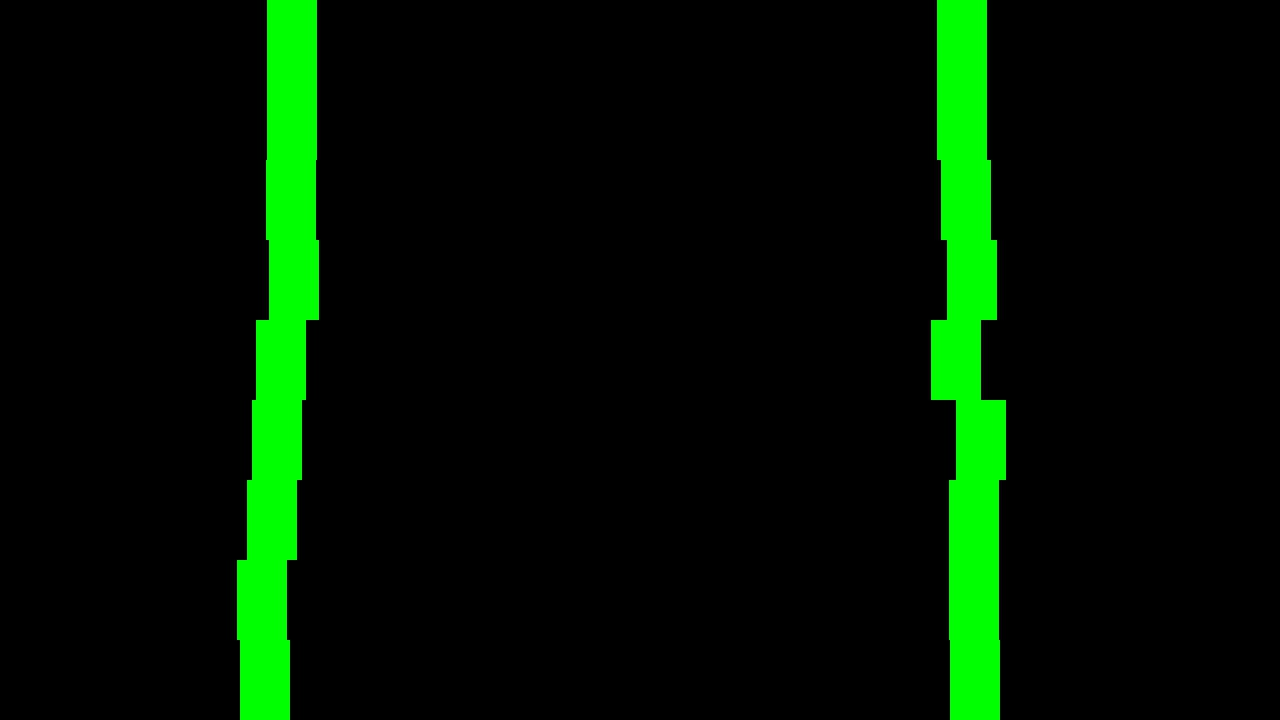
#> input picture test_images/detected_line_sample.jpg, 1280 x 720 px
$ python P4_2.py   (older library calls are emulated)
#> lines starting #> are read from the running program, lines starting #| are printed output that depends on the picture; after the words box and inside, x2 and y2 are one past the last pixel; in counts of white or black regions, pixels touching at a corner belong together
### color.py
import numpy as np
import cv2
import matplotlib.pyplot as plt
import matplotlib.image as mpimg


def RGB_thresh(img, color='R', thresh=(200, 255)):
    """
    @desc : Define a function that extracts selected color channel
    @param : img - [BGR]
    """
    if color == 'B':
        target = img[:, :, 0]
    elif color == 'G':
        target = img[:, :, 1]
    elif color == 'R':
        target = img[:, :, 2]

    binary = np.zeros_like(target)
    binary[(target > thresh[0]) & (target <= thresh[1])] = 1

    return binary


def HLS_thresh(img, color='S', thresh=(90, 255)):
    """
    @desc : Define a function that extracts selected color channel
    @param : img - [BGR]
    @thresh : lower_bound, upper_bound e.g., H : (15, 100)
    """
    hls = cv2.cvtColor(img, cv2.COLOR_BGR2HLS)
    if color == 'H':
        target = hls[:, :, 0]
    elif color == 'L':
        target = hls[:, :, 1]
    elif color == 'S':
        target = hls[:, :, 2]

    binary = np.zeros_like(target)
    binary[(target >= thresh[0]) & (target <= thresh[1])] = 1

    return binary


# [18 lines left out: function HSV_thresh, not called in this run]


# [19 lines that do not run on import are left out]

### sobel.py
import numpy as np
import cv2
import matplotlib.pyplot as plt
import matplotlib.image as mpimg


# Define a function that takes an image, gradient orientation,
# and threshold min / max values.
def abs_sobel_thresh(img, orient='x', thresh_min=0, thresh_max=255):
    """
    @desc : apply sobel (edge detection) for arbitrary direction
    """
    if img.shape[-1] == 3:
        # Convert to grayscale
        gray = cv2.cvtColor(img, cv2.COLOR_BGR2GRAY)
    elif np.max(img) == 1:
        gray = img*255
    else:
        gray = img

    # Apply x or y gradient with the OpenCV Sobel() function
    # and take the absolute value
    if orient == 'x':
        abs_sobel = np.absolute(cv2.Sobel(gray, cv2.CV_64F, 1, 0))
    if orient == 'y':
        abs_sobel = np.absolute(cv2.Sobel(gray, cv2.CV_64F, 0, 1))

    # Rescale back to 8 bit integer
    scaled_sobel = np.uint8(255*abs_sobel/np.max(abs_sobel))

    # Create a copy and apply the threshold
    binary_output = np.zeros_like(scaled_sobel)

    # thresholds : inclusive (>=, <=) for now, but exclusive is ok too
    binary_output[(scaled_sobel >= thresh_min) &
                  (scaled_sobel <= thresh_max)] = 1

    # Return the result
    return binary_output


def mag_thresh(img, sobel_kernel=3, mag_thresh=(0, 255)):
    """
    @desc : Define a function that applies Sobel x and y,
            then computes the magnitude of the gradient
            and applies a threshold
    """
    # Apply the following steps to img
    # 1) Convert to grayscale
    if img.shape[-1] == 3:
        # Convert to grayscale
        gray = cv2.cvtColor(img, cv2.COLOR_BGR2GRAY)
    elif np.max(img) == 1:
        gray = img*255
    else:
        gray = img

    # 2) Take the gradient in x and y separately
    sobelx = cv2.Sobel(gray, cv2.CV_64F, 1, 0, ksize=sobel_kernel)
    sobely = cv2.Sobel(gray, cv2.CV_64F, 0, 1, ksize=sobel_kernel)

    # 3) Calculate the magnitude
    gradmag = np.sqrt(sobelx**2 + sobely**2)

    # 4) Scale to 8-bit (0 - 255) and convert to type = np.uint8
    scale_factor = np.max(gradmag) / 255
    gradmag = (gradmag/scale_factor).astype(np.uint8)

#    plt.imshow(gradmag, cmap='gray')
#    plt.show()

    # 5) Create a binary mask where mag thresholds are met
    binary_output = np.zeros_like(gradmag)
    binary_output[(gradmag >= mag_thresh[0]) & (gradmag <= mag_thresh[1])] = 1

#    plt.imshow(binary_output, cmap='gray')
#    plt.show()

    # 6) Return this mask as your binary_output image
    return binary_output


def dir_threshold(img, sobel_kernel=3, thresh=(0, np.pi/2)):
    """
    @desc : Define a function that applies Sobel x and y,
            then computes the direction of the gradient
            and applies a threshold.
    """

    # Apply the following steps to img
    # 1) Convert to grayscal
    # 1) Convert to grayscale
    if img.shape[-1] == 3:
        # Convert to grayscale
        gray = cv2.cvtColor(img, cv2.COLOR_BGR2GRAY)
    elif np.max(img) == 1:
        gray = img*255
    else:
        gray = img

    # 2) Take the gradient in x and y separately
    sobelx = cv2.Sobel(gray, cv2.CV_64F, 1, 0, ksize=sobel_kernel)
    sobely = cv2.Sobel(gray, cv2.CV_64F, 0, 1, ksize=sobel_kernel)

    # 3) Take the absolute value of the x and y gradients
    # 4) Use np.arctan2(abs_sobely, abs_sobelx) to
    #    calculate the direction of the gradient
    absgraddir = np.arctan2(np.absolute(sobely), np.absolute(sobelx))

    # 5) Create a binary mask where direction thresholds are met
    binary_output = np.zeros_like(absgraddir)
    binary_output[(absgraddir >= thresh[0]) & (absgraddir <= thresh[1])] = 1
    binary_output = binary_output.astype(int)

    # 6) Return this mask as your binary_output image
    binary_output = cv2.blur(binary_output, (7, 7))
    return binary_output


# [18 lines that do not run on import are left out]

### window_search.py
import numpy as np
import matplotlib.pyplot as plt
import matplotlib.image as mpimg
import cv2
#np.set_printoptions(threshold=np.inf)


def window_mask(width, height, img_ref, center, level):
    """
    @desc : masking the rarget window
    """
    # bit 1 for target zone
    startX = int(img_ref.shape[0] - (level+1) * height)
    endX = int(img_ref.shape[0] - level*height)
    startY = max(0, int(center - (width/2)))
    endY = min(int(center + (width/2)), img_ref.shape[1])

    # activate the target zone
    output = np.zeros_like(img_ref)
    output[startX:endX, startY:endY] = 1

    return output


def find_window_centroids(image, window_width, window_height, margin):
    """
    @desc : find the centroids at each level
    """
    # Store the (left,right) window centroid positions per level
    window_centroids = []  # [(l_center, r_center), ...]

    # Create our window template that we will use for convolutions
    window = np.ones(window_width)
    upperY = int(1*image.shape[0]/4)  # look at 3*quarter bottom image
    thresX = int(image.shape[1]/2)

    # find the two starting positions for the left & right lane
    l_sum = np.sum(image[upperY:, :thresX], axis=0)
    l_center = np.argmax(np.convolve(window, l_sum)) - window_width/2

    r_sum = np.sum(image[upperY:, thresX:], axis=0)
    r_center = np.argmax(np.convolve(window, r_sum)) - window_width/2 \
               + int(image.shape[1]/2)

    # Go through each layer looking for max pixel locations
    num_level = (int)(image.shape[0]/window_height)
    l_center_init = None
    r_center_init = None
    l_miss_cnt = 1
    r_miss_cnt = 1
    for level in range(0, num_level):

        # convolve the window into the vertical slice of the image
        lowerX = int(image.shape[0]-(level+1)*window_height)
        upperX = int(image.shape[0]-level*window_height)
        image_layer = np.sum(image[lowerX:upperX, :], axis=0)
        conv_signal = np.convolve(window, image_layer)

        l_margin = margin * l_miss_cnt
        r_margin = margin * r_miss_cnt
        # Find the best left centroid by using past left center as a reference
        # Use window_width/2 as offset
        # because convolution signal reference is at right side of window,
        # not center of window
        offset = window_width / 2
        l_min_index = int(max(l_center + offset - l_margin, 0))
        l_max_index = int(min(l_center + offset + l_margin, image.shape[1]))

        # if no line is detected, simply pass the previous data
        if sum(conv_signal[l_min_index:l_max_index]) == 0:
            l_miss_cnt += 1
            pass  # l_center = l_center
        else:
            l_miss_cnt = 1
            l_center = np.argmax(conv_signal[l_min_index:l_max_index]) \
                       + l_min_index - offset

        # Find the best right centroid by using past right center
        r_min_index = int(max(r_center + offset - r_margin, 0))
        r_max_index = int(min(r_center + offset + r_margin, image.shape[1]))

        if sum(conv_signal[r_min_index:r_max_index]) == 0:
            r_miss_cnt += 1
            pass  # r_center = r_center
        else:
            r_miss_cnt = 1
            r_center = np.argmax(conv_signal[r_min_index:r_max_index]) \
                       + r_min_index - offset

        # Add what we found for that layer
        window_centroids.append((l_center, r_center))
        # save init center data
        if l_center_init is None:
            l_center_init = l_center
        if r_center_init is None:
            r_center_init = r_center

    return [window_centroids, l_center_init, r_center_init]


def find_lanes(image, centroids, window_width, window_height):
    # If we found any window centers
    if len(centroids) > 0:

        # Points used to draw all the left and right windows
        l_points = np.zeros_like(image)
        r_points = np.zeros_like(image)

        # Go through each level and draw the windows
        for level in range(0, len(centroids)):
            # Window_mask is a function to draw window areas
            l_mask = window_mask(window_width,
                                 window_height,
                                 image,
                                 centroids[level][0],
                                 level)

            r_mask = window_mask(window_width,
                                 window_height,
                                 image,
                                 centroids[level][1],
                                 level)

            # If the masked place has no value, simply skip
            if (image*l_mask).sum() > 5000:
                l_points[(l_points == 255) | ((l_mask == 1))] = 255

            if (image*r_mask).sum() > 5000:
                r_points[(r_points == 255) | ((r_mask == 1))] = 255

            # Add graphic points from window mask here to total pixels found

        # Draw the results
        # add both left and right window pixels together
        template = np.array(r_points + l_points, np.uint8)

#        # create a zero color channel
#        zero_channel = np.zeros_like(template)

#        # make window pixels green
#        template = np.array(cv2.merge((zero_channel, template, zero_channel)),
#                            np.uint8)

        l_template = np.array(l_points, np.uint8)
        r_template = np.array(r_points, np.uint8)

        # create a zero color channel
        zero_channel = np.zeros_like(l_template)

        # make window pixels green
        template = np.array(cv2.merge((zero_channel, l_template, r_template)),
                            np.uint8)

        # making the original road pixels 3 color channels
        warpage = np.array(cv2.merge((image, image, image)), np.uint8)

        # overlay the orignal road image with window results
        mixed = cv2.addWeighted(warpage, 0.7, template, 0.5, 0.0)

    # If no window centers found, just display orginal road image
    else:
        template = np.array(cv2.merge((image, image, image)), np.uint8)
        mixed = np.array(cv2.merge((image, image, image)), np.uint8)

    num_left = np.sum(l_template) / (255 * window_width * window_height)
    num_right = np.sum(r_template) / (255 * window_width * window_height)
#    print(num_left, num_right)

    return [template, mixed, num_left, num_right]


# [42 lines left out: function line_and_margin, not called in this run]

# [29 lines that do not run on import are left out]

### warp.py
import cv2
import numpy as np

def corners_unwarp(img, nx, ny, mtx, dist):
    """
    @desc : warp the image
    @param img : original image
    @param nx, ny : number of the data
    """
    # Convert undistorted image to grayscale
    if img.shape[-1] == 3:
        # Convert to grayscale
        gray = cv2.cvtColor(img, cv2.COLOR_BGR2GRAY)
    else:
        gray = img

    # 4 corners in the image coordinate
#    src = np.float32([[600, 450],
#                      [685, 450],
#                      [1050, 690],
#                      [250, 690]])

    # 4 corners in the image coordinate (image 2 next lane)
    offset_tmp = 30
    src = np.float32([[535 - offset_tmp, 480],
                      [760 + offset_tmp, 480],
                      [1280, 720],
                      [0, 720]])

    # 4 corners in the warped coordinate
#    dst = np.float32([[275, 671],
#                      [1033, 671],
#                      [1033, 488],
#                      [275, 488]])

    # 4 corners in the warped coordinate (big)
    offset_x = 100
    offset_y = 0
    img_size = (gray.shape[1], gray.shape[0])
    dst = np.float32([[offset_x, offset_y],
                      [img_size[0]-offset_x, offset_y],
                      [img_size[0]-offset_x, img_size[1]-offset_y],
                      [offset_x, img_size[1]-offset_y]])

    # Perspective Transform Matrix
    M = cv2.getPerspectiveTransform(src, dst)
    Minv = cv2.getPerspectiveTransform(dst, src)

    # Warp the image using OpenCV warpPerspective()
    scaled_img = np.uint8(255*img)  # necessary for warpPerspective
    warped = cv2.warpPerspective(scaled_img, M, img_size)

    # Return the resulting image and matrix
    return warped, M, Minv


# [2 lines that do not run on import are left out]

### P4_2.py
# 1. Compute the camera calibration matrix and distortion coefficients
#    given chessboard images.
# 2. Apply a distortion correction to raw images.
# 3. Use color transforms, gradients, etc., to create a thresholded binary image.
# 4. Apply a perspective transform to rectify binary image ("birds-eye view").
# 5. Detect lane pixels and fit to find the lane boundary.
# 6. Determine the curvature of the lane and vehicle position with respect to center.
# 7. Warp the detected lane boundaries back onto the original image.
# 8. Output visual display of the lane boundaries and numerical estimation of lane curvature and vehicle position.

# importing some useful packages
import matplotlib.pyplot as plt
import numpy as np
import cv2
import pickle as pl
import glob
from moviepy.editor import VideoFileClip

# gradient transoformation functions
from sobel import abs_sobel_thresh
from sobel import mag_thresh
from sobel import dir_threshold

# color transformation functions
from color import RGB_thresh
from color import HLS_thresh

# perspective tranformation functions
from warp import corners_unwarp

# lane detection
from window_search import find_lanes
from window_search import find_window_centroids
from curve import find_quadcoeff_lane
from curve import convert_radius
# from curve import get_two_lines

# global variables
j = 0


# Define a class to receive the characteristics of each line detection
class Line():
    def __init__(self, num):
        # store past n samples
#> (reads camera_cal/calibration.p from the repository)
#> further down, img is the input picture: shape (720, 1280, 3); mean B, G, R 0.3, 19.9, 0.2
        self.N = num

        # was the line detected in the last iteration?
        self.detected = False

        # x values of the last n fits of the line
        self.recent_xfitted = []

        # average x values of the fitted line over the last n iterations
        self.bestx = None

        # polynomial coefficients of the last n fits (for the most recent fit)
        self.current_fit = [np.array([False])]

        # polynomial coefficients averaged over the last n iterations
        self.best_fit = None

        # radius of curvature of the line in some units
        self.radius_of_curvature = None

        # distance in meters of vehicle center from the line
        self.line_base_pos = None

        # difference in fit coefficients between last and new fits
        self.diffs = np.array([0, 0, 0], dtype='float')

        # x values for detected line pixels
        self.allx = None

        # y values for detected line pixels
        self.ally = None

    # [13 lines left out: functions update_recent_x, update_recent_fit, not called in this run]


# Define the break function
class BreakIt(Exception):
    pass


def lane_preprocess(img):
    """
    @desc : full preprocess pipe line for line detection
    @param : original img (3 channel)
    @return : Lane overlayed img
    """
    global j
    try:
        """
        2. "Distortion Correction"
        """
        undist = cv2.undistort(img, mtx, dist, None, mtx)
#        cv2.imwrite('test_preprocess/straight1_undistort.jpg', undist)
#        plt.imshow(undist[...,::-1], cmap='gray')
#        plt.show()

        """
        3-a. Color Transformation
        """
        colorS_bin = HLS_thresh(undist, color='S',
                                thresh=(150, 255))
#> colorS_bin: shape (720, 1280); values 0 (black) and 1 (white), 10.5% white; 4 white regions, box (x1, y1, x2, y2) and area: (199, 0, 313, 720) 49037, (930, 0, 1022, 720) 47295, (278, 651, 285, 720) 234, (284, 651, 288, 720) 77
        colorR_bin = RGB_thresh(undist, color='R',
                                thresh=(200, 255))
#> colorR_bin: shape (720, 1280); every value is 0
        colorH_bin = HLS_thresh(undist, color='H',
                                thresh=(15, 100))
#> call 2 of HLS_thresh, with color = 'H', thresh = (15, 100)
#> in HLS_thresh (call 2), `target = hls[:, :, 0]`:
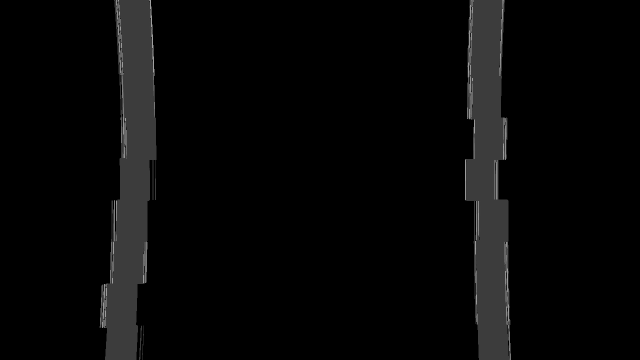
#> target: shape (720, 1280) (shown at 1/2 size); min 0, max 172, mean 7
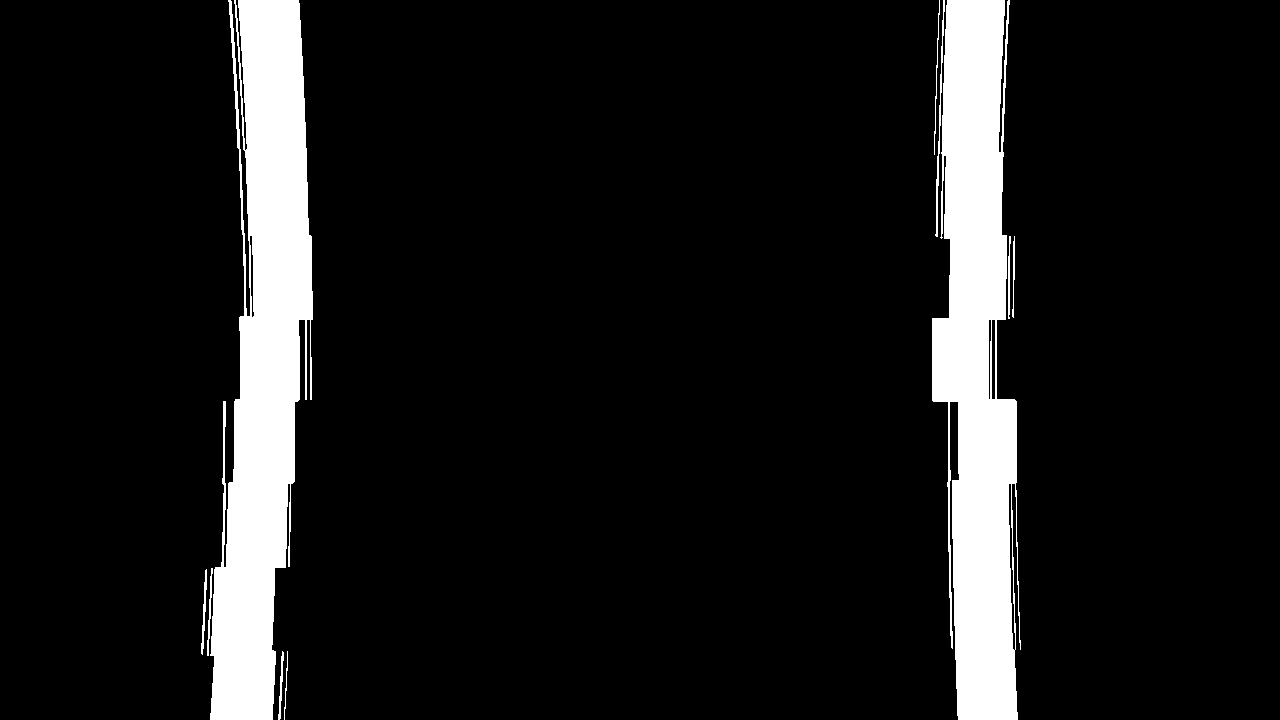
#> colorH_bin: shape (720, 1280); values 0 (black) and 1 (white), 9.9% white; 10 white regions, largest, box (x1, y1, x2, y2) and area: (210, 0, 313, 720) 45865, (932, 0, 1021, 720) 43567, (935, 0, 945, 237) 425

        """
        3-b. Gradient Transformation
        """
        gradX_bin = abs_sobel_thresh(undist, orient='x',
                                     thresh_min=20, thresh_max=100)
#> gradX_bin: shape (720, 1280); values 0 (black) and 1 (white), 0.38% white in thin lines or dots, all inside (x1, y1, x2, y2) = (210, 0, 1017, 720)
        gradY_bin = abs_sobel_thresh(undist, orient='y',
                                     thresh_min=20, thresh_max=100)
#> gradY_bin: shape (720, 1280); values 0 (black) and 1 (white), 0.04% white in thin lines or dots, all inside (x1, y1, x2, y2) = (211, 13, 1016, 717)
        magXY_bin = mag_thresh(undist, sobel_kernel=3,
                               mag_thresh=(30, 100))
#> in mag_thresh, `sobelx = cv2.Sobel(gray, cv2.CV_64F, 1, 0, ksize=sobel_kernel)`:
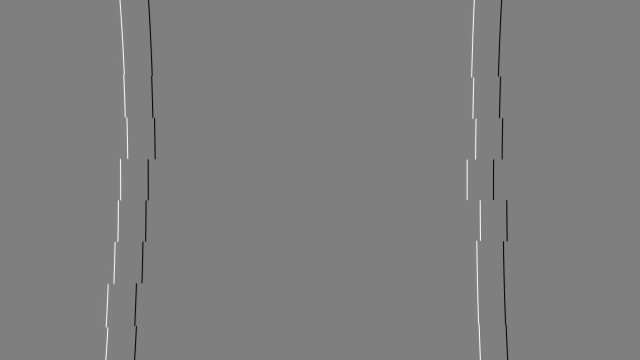
#> sobelx: shape (720, 1280) float64 (shown at 1/2 size); min -584, max 587, mean 0; drawn with min black and max white
#> in mag_thresh, `scale_factor = np.max(gradmag) / 255`: scale_factor = 2.31
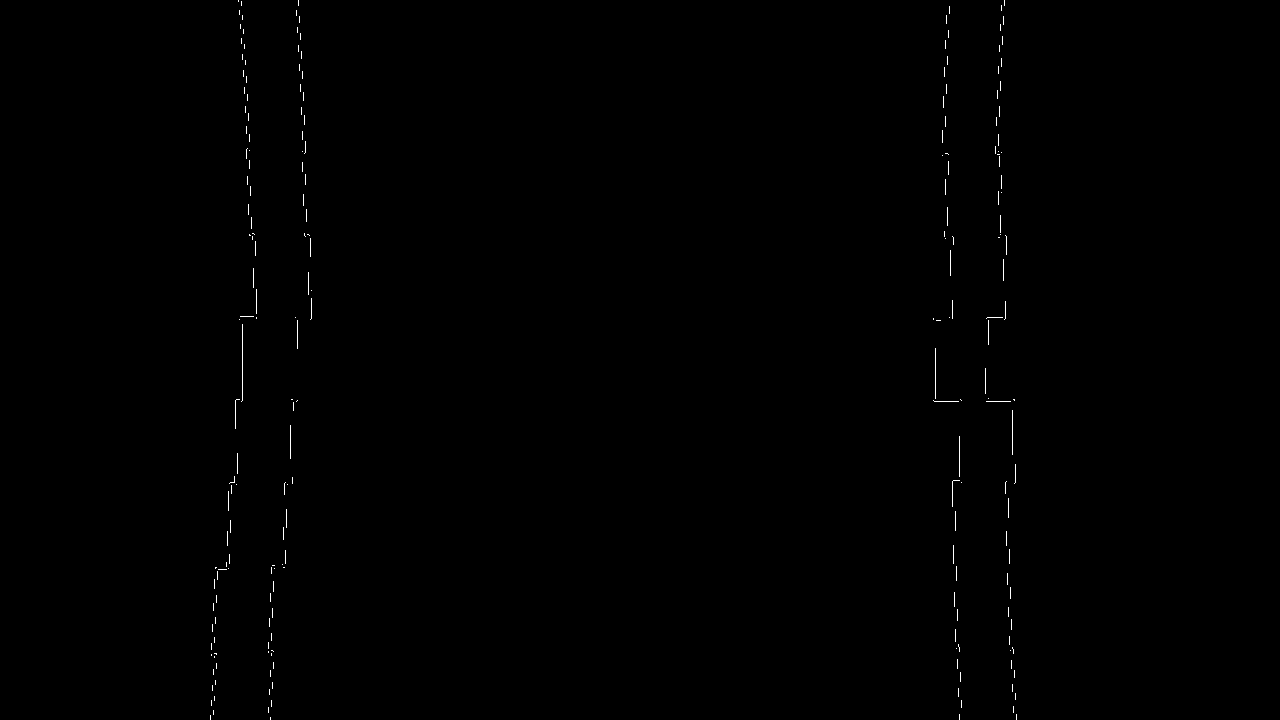
#> magXY_bin: shape (720, 1280); values 0 (black) and 1 (white), 0.24% white in thin lines or dots, all inside (x1, y1, x2, y2) = (210, 0, 1017, 720)
        dir_bin = dir_threshold(undist, sobel_kernel=11,
                                thresh=(0.7, 1.3))
#> (the rest of the program and of its run is left out)
